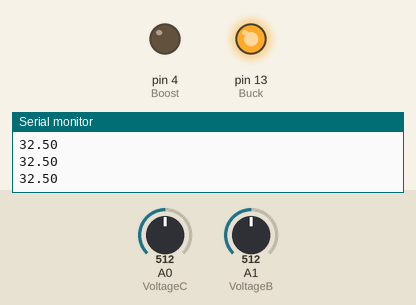
A sketch run on a simulated Arduino Uno, built with avr-gcc and run on an emulated ATmega328P. Parts: output pins drawn as LEDs (lit = HIGH), the last lines printed to the serial monitor. The test bench sets the inputs (shaded band); at power-on: A0 (VoltageC) = 512, A1 (VoltageB) = 512.

Above: at 1.2 s.
1.3 s: A0 (VoltageC) set to 397
2.8 s: A0 (VoltageC) set to 381
At 3.8 s:
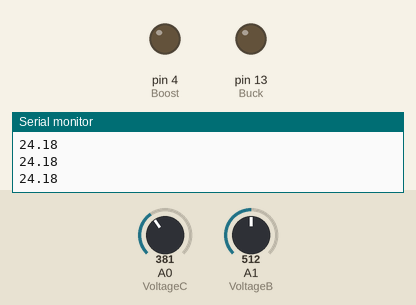
4.3 s: A0 (VoltageC) set to 511
At 5.0 s:
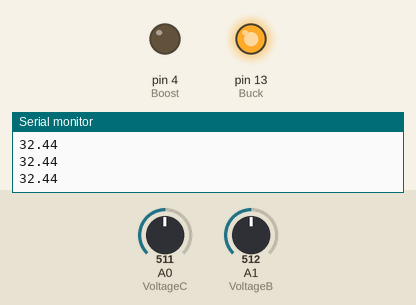
5.8 s: A0 (VoltageC) set to 306
At 6.1 s:
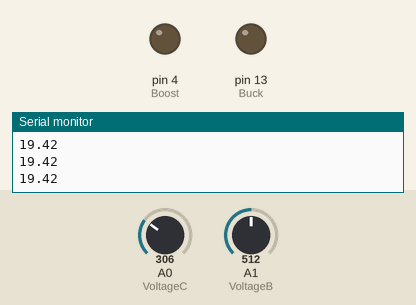
Timing chart, 0 to 8.3 s (numbered marks = the images above; inputs shaded):
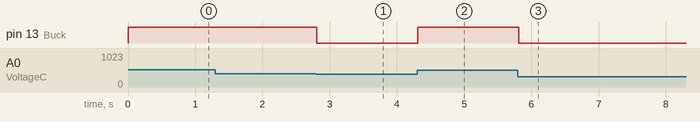

Measured:
- the behaviour switches between 382 and 381 on A0 (VoltageC) (found by bisection; images 0 and 1)
- after the input at 2.8 s, pin 13 (Buck): HIGH → LOW at once
- after the input at 4.3 s, pin 13 (Buck): LOW → HIGH at once
- after the input at 5.8 s, pin 13 (Buck): HIGH → LOW at once

The sketch:

PWM_dynamic.ino
```cpp
int Boost =4 ;
int Buck = 13;
float VoltageC = A0;
float VoltageB = A1;
float Vbat = 0;
float Vcap = 0;
int DBnorm =0;
int Dbnorm;
float Dbo ;
float Dbu ;
float k;
float j;


void setup() {
Serial.begin (9600);
int myEraser = 7;
TCCR0B &= ~myEraser;
int myPrescaler = 1;
TCCR0B |= myPrescaler;
}

void loop() {
Vbat = analogRead(VoltageB)*(5.0/1024.0)*13.0;
Vcap = analogRead(VoltageC)*(5.0/1024.0)*13.0;
delay(100);
Dbo = (48.0-Vcap)/48.0;
Dbu = Vcap/48.0;
DBnorm = ((127.0*Dbo)/0.5);
Dbnorm = ((127.0*Dbu)/0.5);

if (Dbo >= 0.21 && Dbo <= 0.54){
analogWrite(Boost, DBnorm);}
else {
analogWrite(Boost, 127); }
 //analogWrite(Buck, 0);
Serial.println(Vcap);

//Serial.println(Vbat);

if (Dbu >= 0.41 && Dbu <= 0.71){
 analogWrite(Buck, Dbnorm);}
else{
 analogWrite(Buck, Dbnorm);}

}
```
